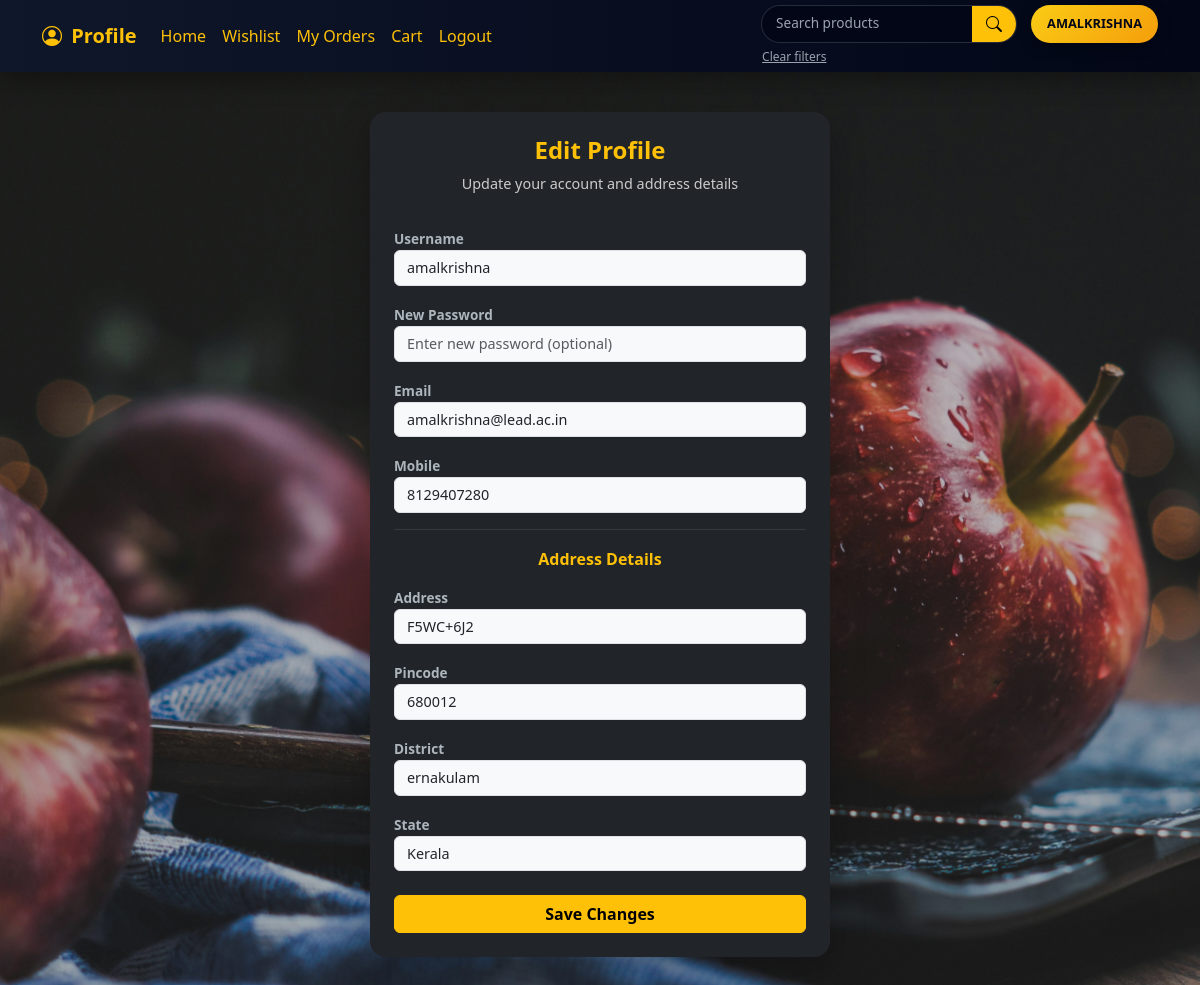
Before: /user_edit_address/ (signed in) with the older database file.
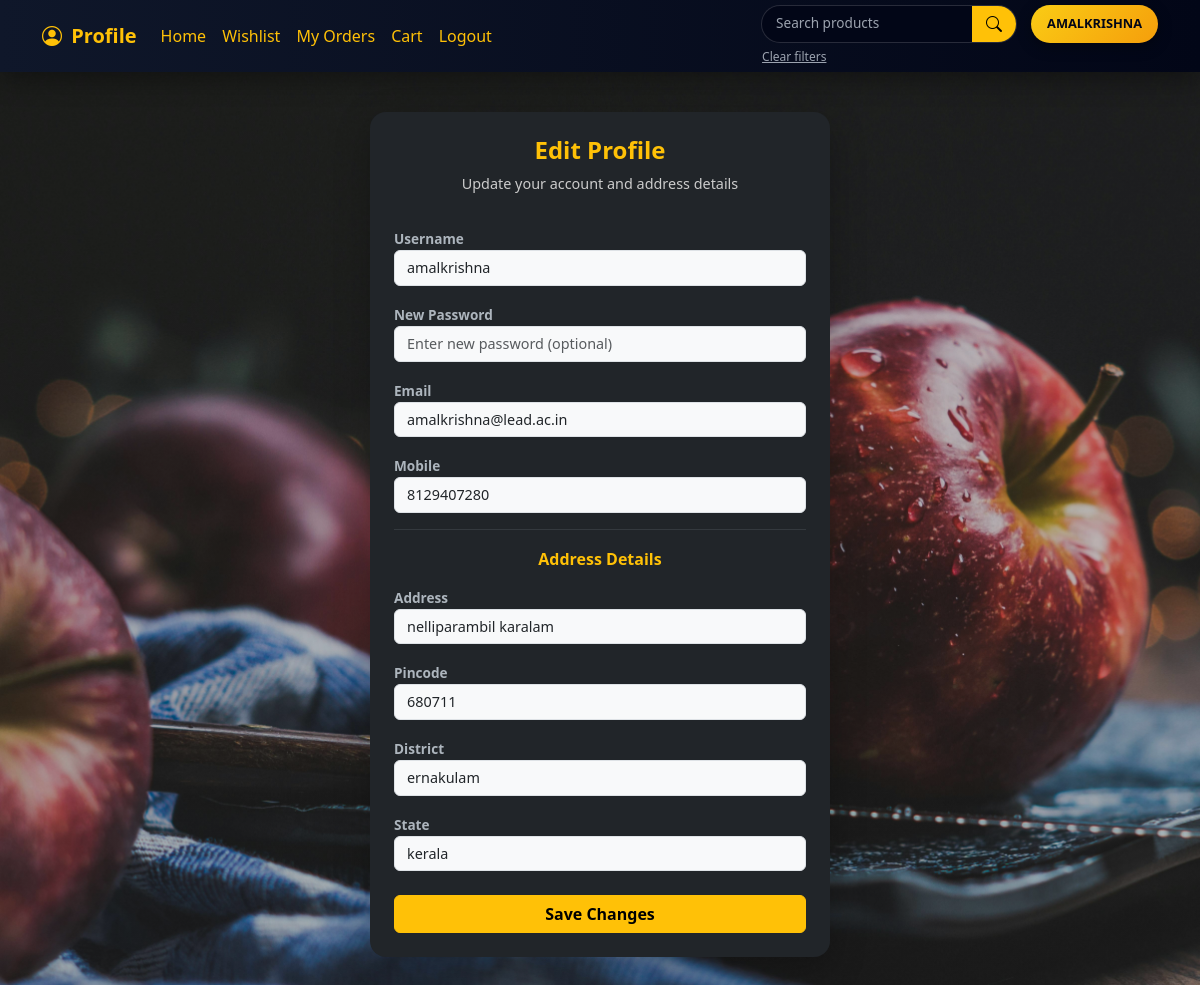
After: the same page with the newer database file.
### userapp/models.py (models this page shows, shortened)
class CustomerAddress(models.Model):
    address=models.TextField()
    pincode=models.CharField(max_length=6)
    district=models.CharField(max_length=50)
    state=models.CharField(max_length=20)

### userapp/views.py (the view, shortened to what this page needs)
# urls.py: path('user_edit_address/',views.edit_user_details,name='edit_address'),
@never_cache
@login_required
def edit_user_details(request):
    if not request.user.is_authenticated:
        return redirect('login_view')
    customer=Customerdetails.objects.get(user=request.user)
    address=customer.address
    user=request.user
    return render(request,'edit_address.html',{'address':address,'customer':customer})

### userapp/templates/edit_address.html (shortened to what this page needs)
{% extends "navbar.html" %}
{% load static %}
{% block content %}
<div class="edit-wrapper">
    <div class="card edit-card p-4 bg-dark text-light">
        <div class="text-center mb-3">
            <h4 class="edit-title">Edit Profile</h4>
            <p class="edit-subtitle">
                Update your account and address details
            </p>
        </div>
        <form method="post">
            <div class="mb-3">
                <label class="edit-label">Username</label>
                <input type="text"
                       name="username"
                       class="form-control edit-input"
                       value="{{ customer.user.username }}">
            </div>
            <div class="mb-3">
                <label class="edit-label">New Password</label>
                <input type="password"
                       name="password"
                       class="form-control edit-input"
                       placeholder="Enter new password (optional)">
            </div>
            <div class="mb-3">
                <label class="edit-label">Email</label>
                <input type="email"
                       name="email"
                       class="form-control edit-input"
                       value="{{ customer.user.email }}">
            </div>
            <div class="mb-3">
                <label class="edit-label">Mobile</label>
                <input type="text"
                       name="mobile"
                       class="form-control edit-input"
                       value="{{ customer.mobile }}">
            </div>
            <hr class="border-secondary">
            <h6 class="section-title text-center mb-3">
                Address Details
            </h6>
            <div class="mb-3">
                <label class="edit-label">Address</label>
                <input type="text"
                       name="address"
                       class="form-control edit-input"
                       value="{{ address.address }}">
            </div>
            <div class="mb-3">
                <label class="edit-label">Pincode</label>
                <input type="number"
                       name="pincode"
                       class="form-control edit-input"
                       value="{{ address.pincode }}">
            </div>
            <div class="mb-3">
                <label class="edit-label">District</label>
                <input type="text"
                       name="district"
                       class="form-control edit-input"
                       value="{{ address.district }}">
            </div>
            <div class="mb-4">
                <label class="edit-label">State</label>
                <input type="text"
                       name="state"
                       class="form-control edit-input"
                       value="{{ address.state }}">
            </div>
            <button type="submit"
                    class="btn btn-warning w-100 fw-semibold">
                Save Changes
            </button>
        </form>
    </div>
</div>
{% endblock content %}

Changed rows visible on the page:
no longer on this page (row edited): CustomerAddress: address "F5WC+6J2", pincode "680012", district "ernakulam", state "Kerala"
added CustomerAddress: address "nelliparambil karalam", pincode "680711", district "ernakulam", state "kerala"
